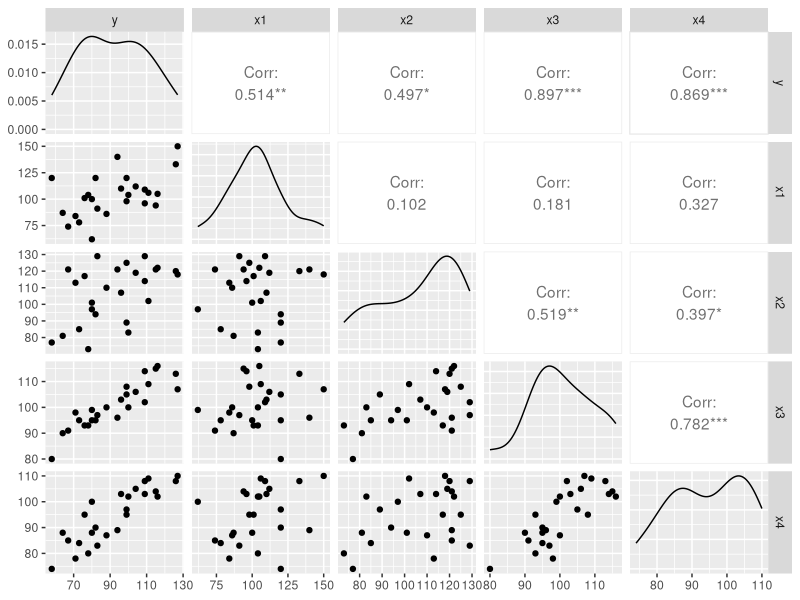
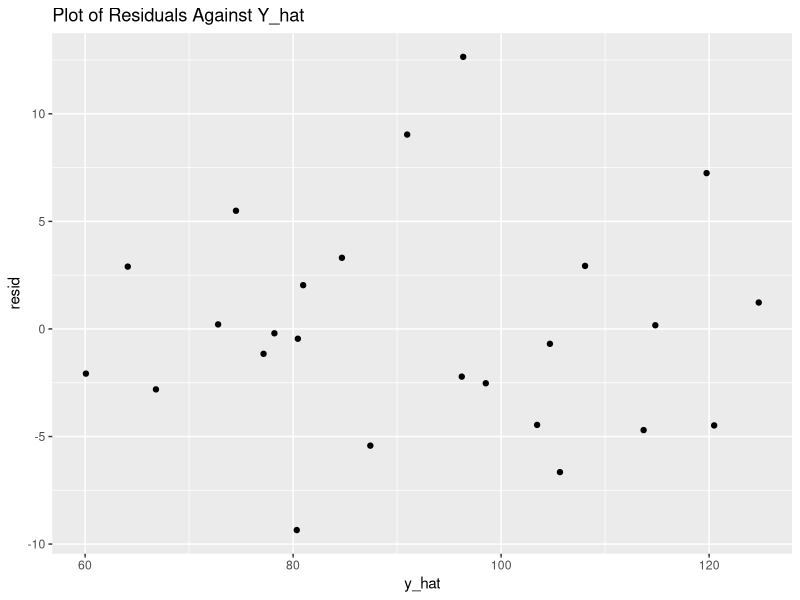
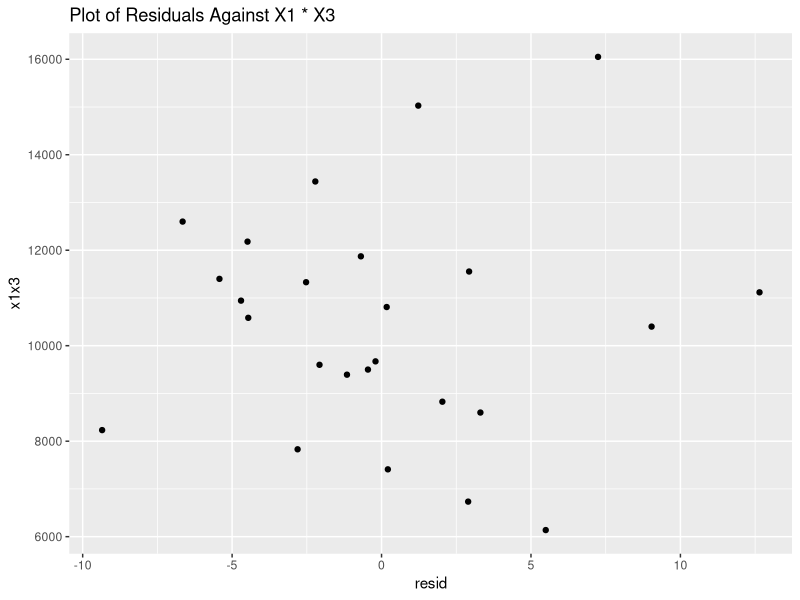
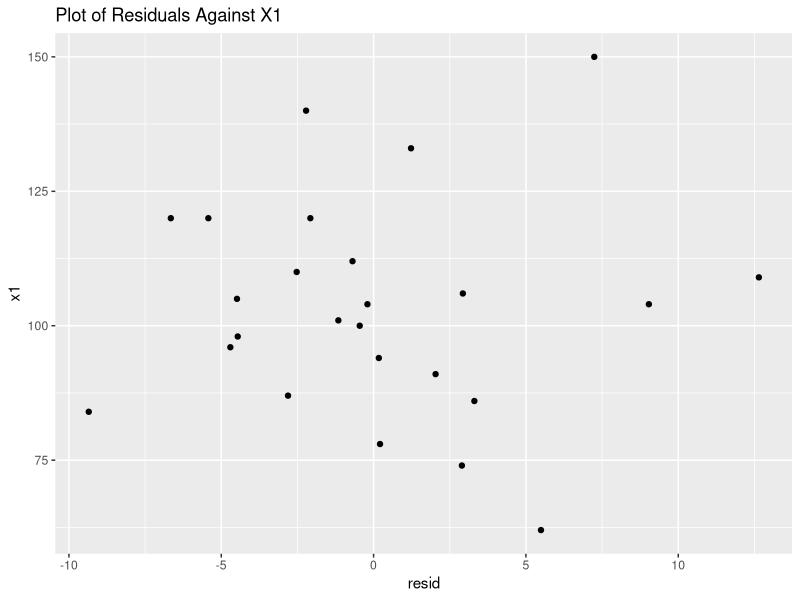
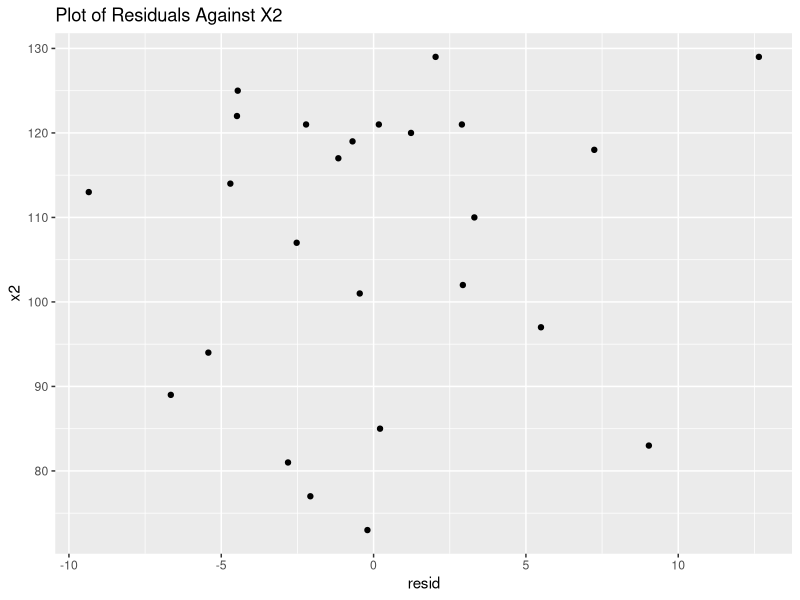
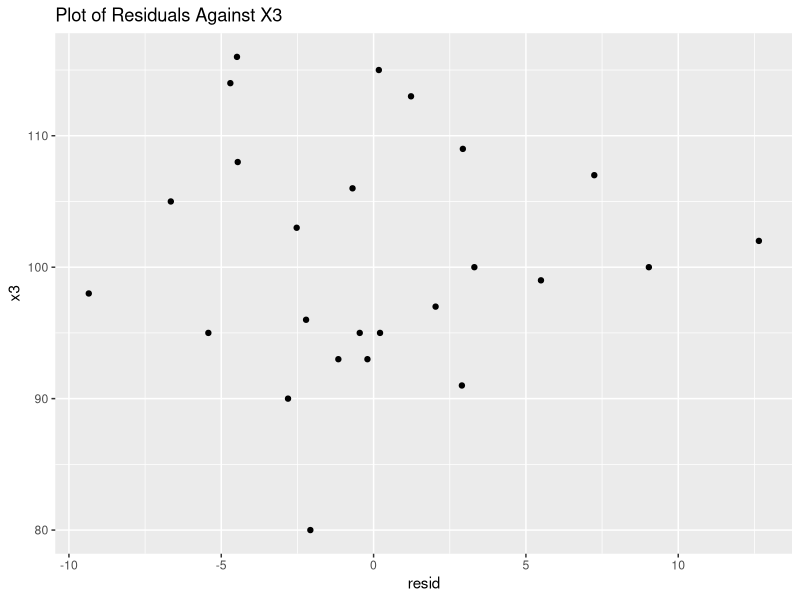
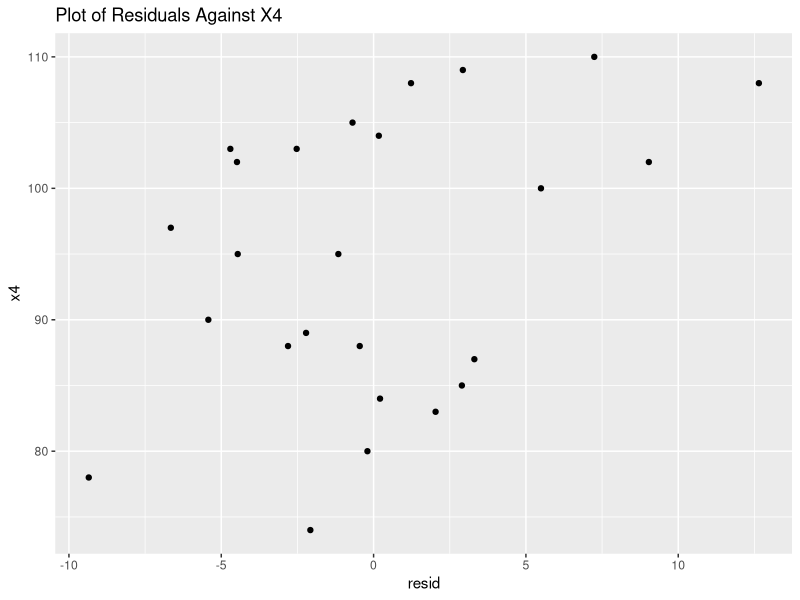
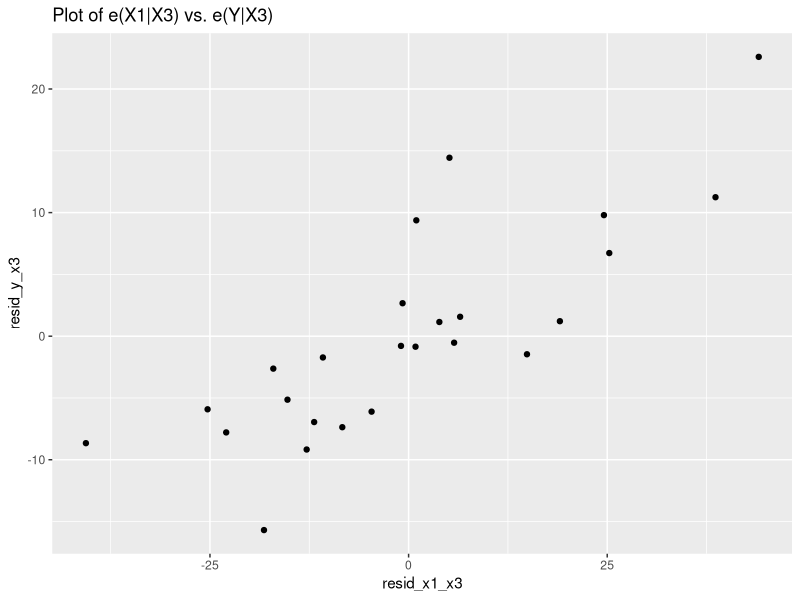

Recreate these plots in R, in order.
# Eric Zhang
# W4315
# HW 3


setwd('C:/Users/Jack/Desktop/Columbia Masters/Spring 2016 Courses/Linear Regression')

# call relevant libraries
library(ggplot2)
library(GGally)
library(leaps)

# read table of data
raw_data = read.delim('Homework 5 Problem 1 and 2.txt', header = FALSE, sep = '')

# separate x and y values
y = as.vector(raw_data[,1])
x = as.matrix(raw_data[,2:5])
x1 = x[,1]
x2 = x[,2]
x3 = x[,3]
x4 = x[,4]

# Problem 1 ------------------------------------------------------------------------------

# Part a
ggpairs(raw_data, columnLabels = c('y', 'x1', 'x2', 'x3', 'x4'))


# Part b
fit <- lm(y ~ x1 + x2 + x3 + x4)
summary(fit)


# Part c
model_sel <- leaps(x=x, y=y, int = TRUE, method = "adjr2", names = c('x1', 'x2', 'x3', 'x4'))
model_sel
inclusion_mat <- as.matrix(model_sel[[1]])
AdjR2_unsorted <- as.vector(model_sel[[4]])
sort_result <- sort(AdjR2_unsorted, decreasing = TRUE, index.return = TRUE)
indices <- sort_result[[2]][1:4]

inclusion_mat[indices,]

summary(lm(y ~ x1 + x3))
summary(lm(y ~ x1 + x3 + x4))
summary(lm(y ~ x1 + x2 + x3))
summary(lm(y ~ x1 + x2 + x3 + x4))


# Part d

# iteration 1
# pvalues: 0.00852 x1, 0.0115 x2, 1.26e-09 x3, 1.7e-08 x4
# therefore, add x3
fit <- lm(y ~ x3)
summary(fit)

# iteration 2
# pvalues: 1.58e-06 x1, 0.699 x2, 0.001570 x4
# therefore add x1 --> for this model, x3 pvalue = 6.31e-13, so keep x3
fit <- lm(y ~ x3 + x1)
summary(fit)

# iteration 3
# pvalues: 0.561 x2, 0.000735 x4
# therefore add x4 --> for this model x3 pvalue = 1.33e-08, x1 pvalue = 1.04e-06
# so keep x1 and x3
fit <- lm(y ~ x3 + x1 + x4)
summary(fit)

# iteration 4
# pvalues: 0.40383 x2
# therefore do not add x2 and stop
fit <- lm(y ~ x3 + x1 + x4 + x2)
summary(fit)


# Problem 2 ------------------------------------------------------------------------------

# Part a
fit <- lm(y ~ x1 + x3)

resid <- residuals(fit)
y_hat <- fitted(fit)
x1x3 <- x1 * x3

qplot(y_hat, resid, main = 'Plot of Residuals Against Y_hat')
qplot(resid, x1x3, main = 'Plot of Residuals Against X1 * X3')
qplot(resid, x1, main = 'Plot of Residuals Against X1')
qplot(resid, x2, main = 'Plot of Residuals Against X2')
qplot(resid, x3, main = 'Plot of Residuals Against X3')
qplot(resid, x4, main = 'Plot of Residuals Against X4')


# Part b
fit <- lm(y ~ x3)
resid_y_x3 <- residuals(fit)
fit <- lm(x1 ~ x3)
resid_x1_x3 <- residuals(fit)

fit <- lm(y ~ x1)
resid_y_x1 <- residuals(fit)
fit <- lm(x3 ~ x1)
resid_x3_x1 <- residuals(fit)

qplot(resid_x1_x3, resid_y_x3, main = 'Plot of e(X1|X3) vs. e(Y|X3)')
qplot(resid_x3_x1, resid_y_x1, main = 'Plot of e(X3|X1) vs. e(Y|X1)')


# Part c
fit <- lm(y ~ x1 + x3)
resid <- residuals(fit)

qqnorm(resid, main = "Normal Probability Plot of Residuals", plot.it = T, datax = F)
qqline(resid)

resid_sort <- sort(resid)
anova(fit)

n <- length(resid)

r <- sqrt(27.6)*qnorm((c(1:n)-0.375)/(n + 0.25))

cor(r, resid_sort)

#qplot(r, resid_sort)


# Part d
library(MASS)

X <- cbind(rep(1, n), x1, x3)
H <- (X %*% ginv(t(X) %*% X)) %*% t(X)
hii <- diag(H)

p <- 3
ti <- resid * ((n - p - 1)/(606.7*(1-hii)-resid^2))^(1/2)

crit_value <- qt(1 - 0.05/(2 * n), n - p - 1)

ind <- (abs(ti) > crit_value)
sum(ind)


# Part e
ind <- (hii > 2 * p/n)
cbind(seq(1, n, 1), ind)


# Part f
# DFFITS
DFFITS <- ti * (hii/(1 - hii))^(1/2)
DFFITS[c(7, 18, 16)]

# DFBETAS

coeffs_full <- coefficients(fit)
dummy <- ginv(t(X) %*% X)
dummy1 <- diag(dummy)


# obs 7
X_m7 <- X[-7,]
fit <- lm(y[-7] ~ X_m7[,2] + X_m7[,3])
coeffs_7 <- coefficients(fit)
MSE_7 <- anova(fit)[3,3]
DFBETAS_7 <- (coeffs_full - coeffs_7)/sqrt(MSE_7 * dummy1)

# obs 18
X_m18 <- X[-18,]
fit <- lm(y[-18] ~ X_m18[,2] + X_m18[,3])
coeffs_18 <- coefficients(fit)
MSE_18 <- anova(fit)[3,3]
DFBETAS_18 <- (coeffs_full - coeffs_18)/sqrt(MSE_18 * dummy1)

# obs 16
X_m16 <- X[-16,]
fit <- lm(y[-16] ~ X_m16[,2] + X_m16[,3])
coeffs_16 <- coefficients(fit)
MSE_16 <- anova(fit)[3,3]
DFBETAS_16 <- (coeffs_full - coeffs_16)/sqrt(MSE_16 * dummy1)


# Cook's distance
Di <- (resid^2) * (hii/(1 - hii)^2)/(p * 27.6)
Di[c(7, 18, 16)]


# Part g
model1 <- lm(x1 ~ x2 + x3 + x4)
dummy <- summary(model1)
VIF1 <- (1 - (as.numeric(dummy[8]))^2)^-1

model2 <- lm(x2 ~ x1 + x3 + x4)
dummy <- summary(model2)
VIF2 <- (1 - (as.numeric(dummy[8]))^2)^-1

model3 <- lm(x3 ~ x2 + x1 + x4)
dummy <- summary(model3)
VIF3 <- (1 - (as.numeric(dummy[8]))^2)^-1

model4 <- lm(x4 ~ x2 + x3 + x1)
dummy <- summary(model4)
VIF5 <- (1 - (as.numeric(dummy[8]))^2)^-1
